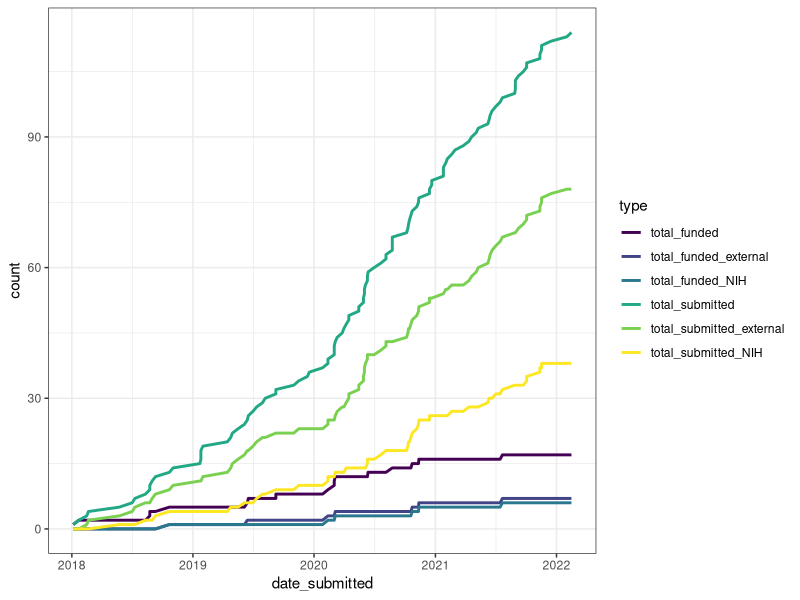
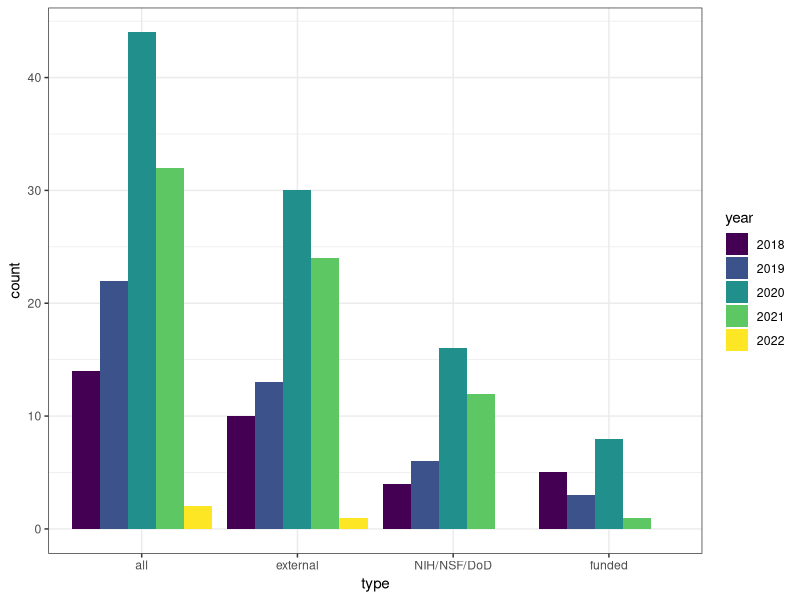

Generate these figures, in order, with R:
## ---- chunk 1
knitr::opts_chunk$set(echo = TRUE)

library(tidyverse)
library(readxl)
## ---- chunk 2
x <- readxl::read_xlsx("../data/grant-funding-details.xlsx")

head(x)
## ---- chunk 3
NAfalse <- function(vector) {
  vector <- if_else(is.na(vector),
                    true = FALSE,
                    false = vector)
  return(vector)
}


df <- 
  x %>%
  mutate(date_submitted = gsub("^(\\d{4}-\\d{2}-\\d{2})_.*",
                               "\\1",
                               label),
         date_submitted = as.Date(date_submitted, "%F")) %>%
  mutate_at(vars(c("external", "NIH/NSF/DoD", "funded")), NAfalse) %>%
  arrange(date_submitted) %>%
  filter(date_submitted < as.Date(Sys.Date())) %>%
  mutate(external_funded = if_else(external == TRUE &
                                     funded == TRUE,
                                   true = TRUE,
                                   false = FALSE),
         NIH_funded = if_else(`NIH/NSF/DoD` == TRUE &
                                funded == TRUE,
                              true = TRUE,
                              false = FALSE)) %>%
  mutate(total_submitted = seq(1, nrow(.)),
         total_submitted_external = cumsum(external),
         total_submitted_NIH = cumsum(`NIH/NSF/DoD`),
         total_funded = cumsum(funded),
         total_funded_external = cumsum(external_funded),
         total_funded_NIH = cumsum(NIH_funded))

head(df)
## ---- chunk 4
dfl <- 
  df %>%
  select(date_submitted, starts_with("total")) %>%
  gather(key = "type",
         value = "count",
         -date_submitted)

head(dfl)  
## ---- chunk 5
dfl %>%
  ggplot(aes(x = date_submitted, y = count)) +
  geom_line(aes(color = type), lwd = 1) +
  theme_bw() +
  # scale_color_brewer(palette = "Spectral") +
  scale_color_viridis_d()
## ---- chunk 6
dfl2 <- 
  df %>%
  mutate(year = format(date_submitted, "%Y")) %>%
  select(date_submitted, year, external, `NIH/NSF/DoD`, funded) %>%
  mutate(all = TRUE) %>%
  gather(-date_submitted, 
         -year,
         key = "type",
         value = "logical") 

head(dfl2)
## ---- chunk 7
dfl.summary <- 
  dfl2 %>%
  mutate(type = fct_relevel(type, 
                            c("all", "external", "NIH/NSF/DoD", "funded"))) %>%
  group_by(year, type) %>%
  summarize(count = sum(logical))

dfl.summary %>% 
  ggplot(aes(x = type, y = count)) +
  geom_bar(stat = "identity", 
           aes(fill = year),
           position = "dodge") +
  theme_bw() +
  scale_fill_viridis_d()
